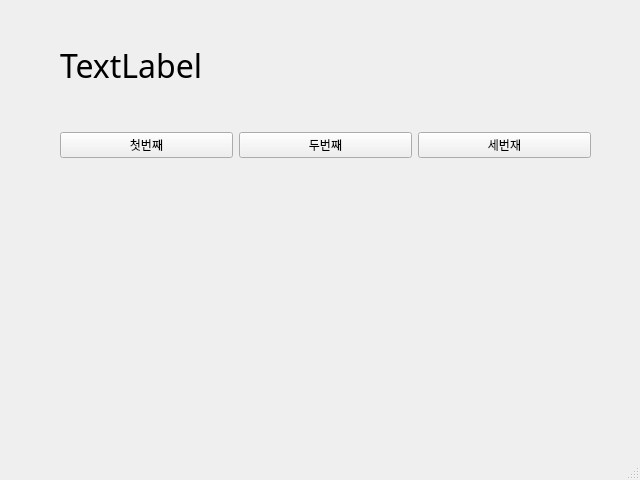
<?xml version="1.0" encoding="UTF-8"?>
<ui version="4.0">
 <class>MainWindow</class>
 <widget class="QMainWindow" name="MainWindow">
  <property name="geometry">
   <rect>
    <x>0</x>
    <y>0</y>
    <width>640</width>
    <height>480</height>
   </rect>
  </property>
  <property name="windowTitle">
   <string>PYQT TEST</string>
  </property>
  <widget class="QWidget" name="centralwidget">
   <widget class="QWidget" name="horizontalLayoutWidget">
    <property name="geometry">
     <rect>
      <x>60</x>
      <y>100</y>
      <width>531</width>
      <height>91</height>
     </rect>
    </property>
    <layout class="QHBoxLayout" name="horizontalLayout">
     <item>
      <widget class="QPushButton" name="pushButton_3">
       <property name="text">
        <string>첫번째</string>
       </property>
      </widget>
     </item>
     <item>
      <widget class="QPushButton" name="pushButton_2">
       <property name="text">
        <string>두번째</string>
       </property>
      </widget>
     </item>
     <item>
      <widget class="QPushButton" name="pushButton">
       <property name="text">
        <string>세번재</string>
       </property>
      </widget>
     </item>
    </layout>
   </widget>
   <widget class="QLabel" name="label">
    <property name="geometry">
     <rect>
      <x>60</x>
      <y>40</y>
      <width>531</width>
      <height>51</height>
     </rect>
    </property>
    <property name="font">
     <font>
      <family>맑은 고딕</family>
      <pointsize>24</pointsize>
     </font>
    </property>
    <property name="layoutDirection">
     <enum>Qt::LeftToRight</enum>
    </property>
    <property name="text">
     <string>TextLabel</string>
    </property>
   </widget>
  </widget>
  <widget class="QMenuBar" name="menubar">
   <property name="geometry">
    <rect>
     <x>0</x>
     <y>0</y>
     <width>640</width>
     <height>22</height>
    </rect>
   </property>
  </widget>
  <widget class="QStatusBar" name="statusbar"/>
 </widget>
 <resources/>
 <connections>
  <connection>
   <sender>pushButton_3</sender>
   <signal>clicked()</signal>
   <receiver>MainWindow</receiver>
   <slot>firstClick()</slot>
   <hints>
    <hint type="sourcelabel">
     <x>148</x>
     <y>171</y>
    </hint>
    <hint type="destinationlabel">
     <x>164</x>
     <y>225</y>
    </hint>
   </hints>
  </connection>
  <connection>
   <sender>pushButton_2</sender>
   <signal>clicked()</signal>
   <receiver>MainWindow</receiver>
   <slot>secondClick()</slot>
   <hints>
    <hint type="sourcelabel">
     <x>326</x>
     <y>171</y>
    </hint>
    <hint type="destinationlabel">
     <x>340</x>
     <y>229</y>
    </hint>
   </hints>
  </connection>
  <connection>
   <sender>pushButton</sender>
   <signal>clicked()</signal>
   <receiver>MainWindow</receiver>
   <slot>thirdClick()</slot>
   <hints>
    <hint type="sourcelabel">
     <x>522</x>
     <y>173</y>
    </hint>
    <hint type="destinationlabel">
     <x>540</x>
     <y>213</y>
    </hint>
   </hints>
  </connection>
 </connections>
 <slots>
  <slot>firstClick()</slot>
  <slot>secondClick()</slot>
  <slot>thirdClick()</slot>
 </slots>
</ui>
